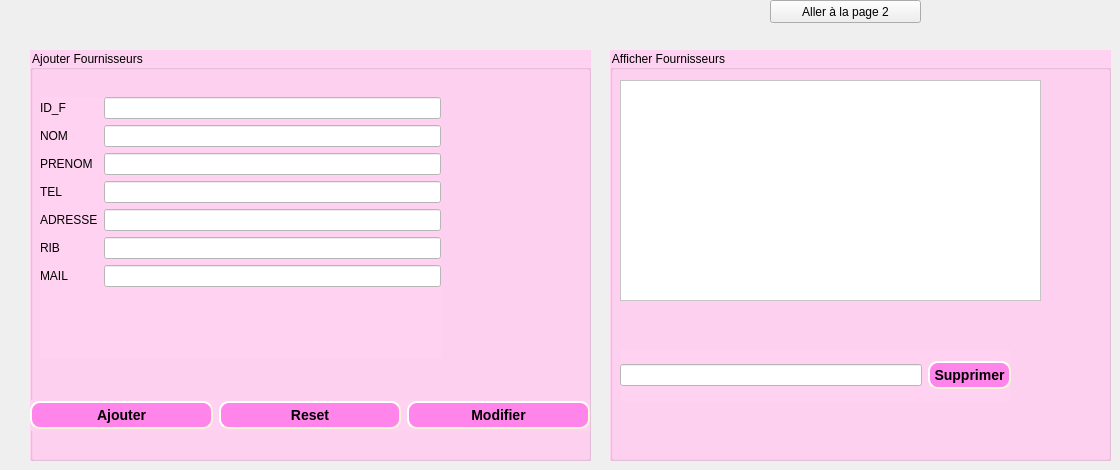
        <widget class="QWidget" name="page_3">
         <widget class="QGroupBox" name="groupBox_7">
          <property name="geometry">
           <rect>
            <x>610</x>
            <y>50</y>
            <width>501</width>
            <height>411</height>
           </rect>
          </property>
          <property name="styleSheet">
           <string notr="true">background-color: rgb(255, 210, 241);
font: 10pt &quot;MS Shell Dlg 2&quot;;</string>
          </property>
          <property name="title">
           <string>Afficher Fournisseurs</string>
          </property>
          <widget class="QWidget" name="verticalLayoutWidget_2">
           <property name="geometry">
            <rect>
             <x>10</x>
             <y>30</y>
             <width>421</width>
             <height>221</height>
            </rect>
           </property>
           <layout class="QVBoxLayout" name="verticalLayout_2">
            <item>
             <widget class="QTableView" name="tv_fournisseur">
              <property name="styleSheet">
               <string notr="true">background-color:rgb(255, 255, 255);</string>
              </property>
             </widget>
            </item>
           </layout>
          </widget>
          <widget class="QWidget" name="horizontalLayoutWidget_6">
           <property name="geometry">
            <rect>
             <x>10</x>
             <y>300</y>
             <width>391</width>
             <height>51</height>
            </rect>
           </property>
           <layout class="QHBoxLayout" name="horizontalLayout_6">
            <item>
             <widget class="QLineEdit" name="ld_suppF">
              <property name="styleSheet">
               <string notr="true">background-color:rgb(255, 255, 255);</string>
              </property>
             </widget>
            </item>
            <item>
             <widget class="QPushButton" name="pushButton_11">
              <property name="styleSheet">
               <string notr="true">background-color:rgb(255, 133, 235);
     border-style: outset;
     border-width: 2px;
     border-radius: 10px;
     border-color: beige;
     font: bold 14px;
     min-width: 10em;
     padding: 4px;</string>
              </property>
              <property name="text">
               <string>Supprimer</string>
              </property>
             </widget>
            </item>
           </layout>
          </widget>
         </widget>
         <widget class="QGroupBox" name="groupBox_3">
          <property name="geometry">
           <rect>
            <x>30</x>
            <y>50</y>
            <width>561</width>
            <height>411</height>
           </rect>
          </property>
          <property name="styleSheet">
           <string notr="true">background-color: rgb(255, 210, 241);
font: 10pt &quot;MS Shell Dlg 2&quot;;</string>
          </property>
          <property name="title">
           <string>Ajouter Fournisseurs</string>
          </property>
          <widget class="QWidget" name="formLayoutWidget_3">
           <property name="geometry">
            <rect>
             <x>10</x>
             <y>47</y>
             <width>401</width>
             <height>261</height>
            </rect>
           </property>
           <layout class="QFormLayout" name="formLayout_3">
            <item row="0" column="0">
             <widget class="QLabel" name="label_10">
              <property name="text">
               <string>ID_F</string>
              </property>
             </widget>
            </item>
            <item row="0" column="1">
             <widget class="QLineEdit" name="ld_fournisseurF">
              <property name="styleSheet">
               <string notr="true">background-color:rgb(255, 255, 255);</string>
              </property>
             </widget>
            </item>
            <item row="1" column="0">
             <widget class="QLabel" name="label_12">
              <property name="text">
               <string>NOM</string>
              </property>
             </widget>
            </item>
            <item row="1" column="1">
             <widget class="QLineEdit" name="ld_nomF">
              <property name="styleSheet">
               <string notr="true">background-color:rgb(255, 255, 255);</string>
              </property>
             </widget>
            </item>
            <item row="2" column="0">
             <widget class="QLabel" name="label_13">
              <property name="text">
               <string>PRENOM</string>
              </property>
             </widget>
            </item>
            <item row="3" column="0">
             <widget class="QLabel" name="label_14">
              <property name="text">
               <string>TEL</string>
              </property>
             </widget>
            </item>
            <item row="3" column="1">
             <widget class="QLineEdit" name="ld_telF">
              <property name="styleSheet">
               <string notr="true">background-color:rgb(255, 255, 255);</string>
              </property>
             </widget>
            </item>
            <item row="4" column="0">
             <widget class="QLabel" name="label_15">
              <property name="text">
               <string>ADRESSE</string>
              </property>
             </widget>
            </item>
            <item row="4" column="1">
             <widget class="QLineEdit" name="ld_adresseF">
              <property name="styleSheet">
               <string notr="true">background-color:rgb(255, 255, 255);</string>
              </property>
             </widget>
            </item>
            <item row="5" column="0">
             <widget class="QLabel" name="label_16">
              <property name="text">
               <string>RIB</string>
              </property>
             </widget>
            </item>
            <item row="5" column="1">
             <widget class="QLineEdit" name="ld_ribF">
              <property name="styleSheet">
               <string notr="true">background-color:rgb(255, 255, 255);</string>
              </property>
             </widget>
            </item>
            <item row="6" column="0">
             <widget class="QLabel" name="label_17">
              <property name="text">
               <string>MAIL</string>
              </property>
             </widget>
            </item>
            <item row="6" column="1">
             <widget class="QLineEdit" name="ld_mailF">
              <property name="styleSheet">
               <string notr="true">background-color:rgb(255, 255, 255);</string>
              </property>
             </widget>
            </item>
            <item row="2" column="1">
             <widget class="QLineEdit" name="ld_prenomF">
              <property name="styleSheet">
               <string notr="true">background-color:rgb(255, 255, 255);</string>
              </property>
             </widget>
            </item>
           </layout>
          </widget>
          <widget class="QWidget" name="horizontalLayoutWidget_5">
           <property name="geometry">
            <rect>
             <x>0</x>
             <y>350</y>
             <width>560</width>
             <height>31</height>
            </rect>
           </property>
           <layout class="QHBoxLayout" name="horizontalLayout_5">
            <item>
             <widget class="QPushButton" name="ajouter_fournisseur">
              <property name="styleSheet">
               <string notr="true">background-color:rgb(255, 133, 235);
     border-style: outset;
     border-width: 2px;
     border-radius: 10px;
     border-color: beige;
     font: bold 14px;
     min-width: 10em;
     padding: 4px;</string>
              </property>
              <property name="text">
               <string>Ajouter</string>
              </property>
             </widget>
            </item>
            <item>
             <widget class="QPushButton" name="pushButton_9">
              <property name="styleSheet">
               <string notr="true">background-color:rgb(255, 133, 235);
     border-style: outset;
     border-width: 2px;
     border-radius: 10px;
     border-color: beige;
     font: bold 14px;
     min-width: 10em;
     padding: 4px;</string>
              </property>
              <property name="text">
               <string>Reset</string>
              </property>
             </widget>
            </item>
            <item>
             <widget class="QPushButton" name="pushButton_10">
              <property name="styleSheet">
               <string notr="true">background-color:rgb(255, 133, 235);
     border-style: outset;
     border-width: 2px;
     border-radius: 10px;
     border-color: beige;
     font: bold 14px;
     min-width: 10em;
     padding: 4px;</string>
              </property>
              <property name="text">
               <string>Modifier</string>
              </property>
             </widget>
            </item>
           </layout>
          </widget>
         </widget>
         <widget class="QPushButton" name="pushButton_13">
          <property name="geometry">
           <rect>
            <x>770</x>
            <y>0</y>
            <width>151</width>
            <height>23</height>
           </rect>
          </property>
          <property name="text">
           <string>Aller à la page 2</string>
          </property>
         </widget>
        </widget>
